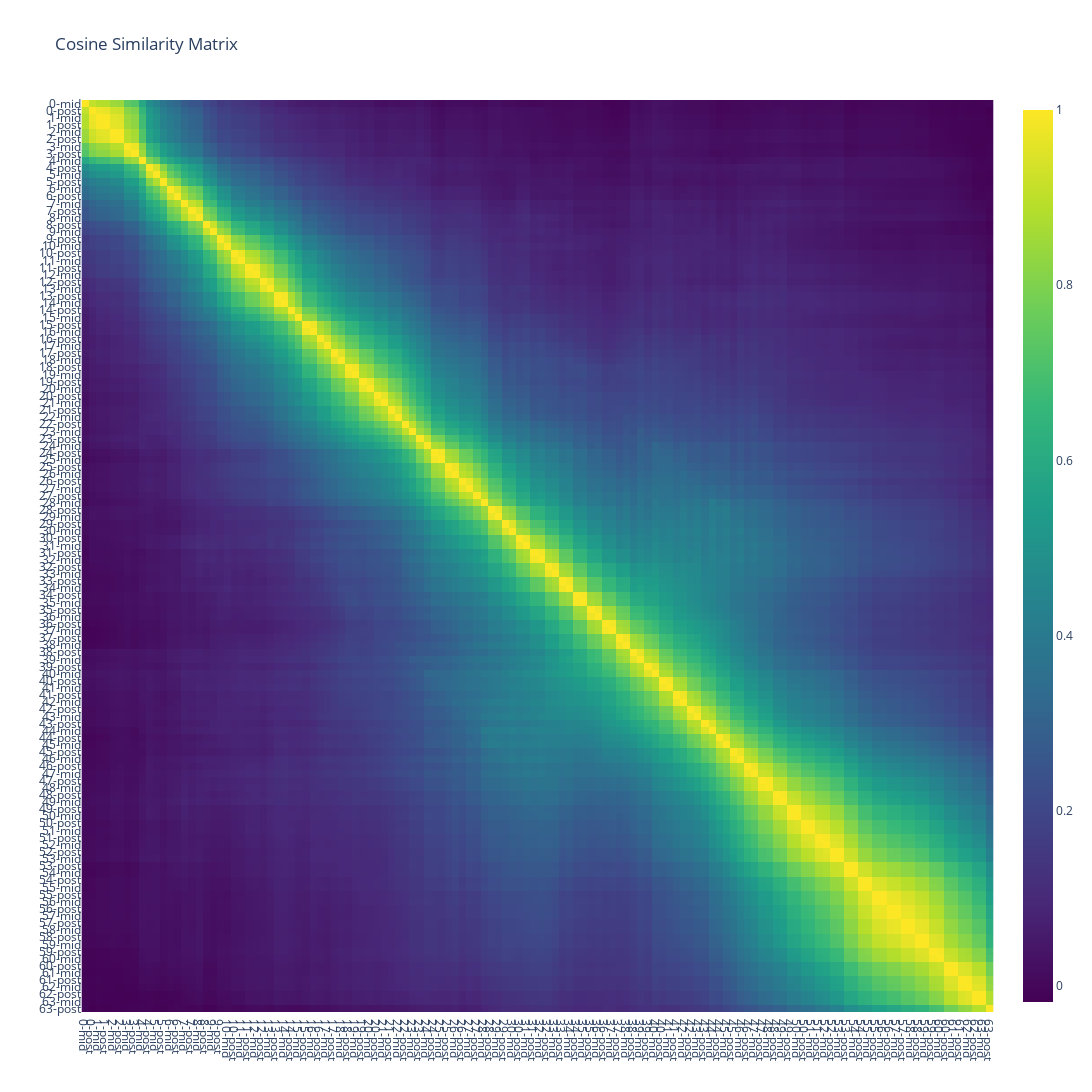

Notebook source saved alongside this figure:
### Markdown cell above
## Pairwise cosine of refusal directions at each layer

### Code cell
layer_names = sum([[f"{i}-mid", f"{i}-post"] for i in range(num_layers)], [])

dirs = refusal_dirs.reshape(-1, refusal_dirs.shape[-1])
A = dirs @ dirs.T

fig = px.imshow(
    # np.rad2deg(np.arccos(np.clip(A, 0.0, 1.0))),
    A,
    x=layer_names,
    y=layer_names,
    width=len(layer_names) * 14,
    height=len(layer_names) * 14,
    title="Cosine Similarity Matrix",
    color_continuous_scale="Viridis",
)
fig.update_layout(
    yaxis=dict(dtick=1),
    xaxis=dict(dtick=1),
)
# fig.update_traces(xgap=1, ygap=1)
fig.show()

### Figure 1 — Plotly figure (JSON) as saved in the notebook; plotly's stock layout.template omitted (floating-point values rounded to 4 significant figures; data arrays with more than 128 entries replaced by an {"elided": "..."} marker saying what was removed)
{"data": [{"coloraxis": "coloraxis", "hovertemplate": "x: %{x}<br>y: %{y}<br>color: %{z}<extra></extra>", "name": "0", "type": "heatmap", "x": ["0-mid", "0-post", "1-mid", "1-post", "2-mid", "2-post", "3-mid", "3-post", "4-mid", "4-post", "5-mid", "5-post", "6-mid", "6-post", "7-mid", "7-post", "8-mid", "8-post", "9-mid", "9-post", "10-mid", "10-post", "11-mid", "11-post", "12-mid", "12-post", "13-mid", "13-post", "14-mid", "14-post", "15-mid", "15-post", "16-mid", "16-post", "17-mid", "17-post", "18-mid", "18-post", "19-mid", "19-post", "20-mid", "20-post", "21-mid", "21-post", "22-mid", "22-post", "23-mid", "23-post", "24-mid", "24-post", "25-mid", "25-post", "26-mid", "26-post", "27-mid", "27-post", "28-mid", "28-post", "29-mid", "29-post", "30-mid", "30-post", "31-mid", "31-post", "32-mid", "32-post", "33-mid", "33-post", "34-mid", "34-post", "35-mid", "35-post", "36-mid", "36-post", "37-mid", "37-post", "38-mid", "38-post", "39-mid", "39-post", "40-mid", "40-post", "41-mid", "41-post", "42-mid", "42-post", "43-mid", "43-post", "44-mid", "44-post", "45-mid", "45-post", "46-mid", "46-post", "47-mid", "47-post", "48-mid", "48-post", "49-mid", "49-post", "50-mid", "50-post", "51-mid", "51-post", "52-mid", "52-post", "53-mid", "53-post", "54-mid", "54-post", "55-mid", "55-post", "56-mid", "56-post", "57-mid", "57-post", "58-mid", "58-post", "59-mid", "59-post", "60-mid", "60-post", "61-mid", "61-post", "62-mid", "62-post", "63-mid", "63-post"], "xaxis": "x", "y": ["0-mid", "0-post", "1-mid", "1-post", "2-mid", "2-post", "3-mid", "3-post", "4-mid", "4-post", "5-mid", "5-post", "6-mid", "6-post", "7-mid", "7-post", "8-mid", "8-post", "9-mid", "9-post", "10-mid", "10-post", "11-mid", "11-post", "12-mid", "12-post", "13-mid", "13-post", "14-mid", "14-post", "15-mid", "15-post", "16-mid", "16-post", "17-mid", "17-post", "18-mid", "18-post", "19-mid", "19-post", "20-mid", "20-post", "21-mid", "21-post", "22-mid", "22-post", "23-mid", "23-post", "24-mid", "24-post", "25-mid", "25-post", "26-mid", "26-post", "27-mid", "27-post", "28-mid", "28-post", "29-mid", "29-post", "30-mid", "30-post", "31-mid", "31-post", "32-mid", "32-post", "33-mid", "33-post", "34-mid", "34-post", "35-mid", "35-post", "36-mid", "36-post", "37-mid", "37-post", "38-mid", "38-post", "39-mid", "39-post", "40-mid", "40-post", "41-mid", "41-post", "42-mid", "42-post", "43-mid", "43-post", "44-mid", "44-post", "45-mid", "45-post", "46-mid", "46-post", "47-mid", "47-post", "48-mid", "48-post", "49-mid", "49-post", "50-mid", "50-post", "51-mid", "51-post", "52-mid", "52-post", "53-mid", "53-post", "54-mid", "54-post", "55-mid", "55-post", "56-mid", "56-post", "57-mid", "57-post", "58-mid", "58-post", "59-mid", "59-post", "60-mid", "60-post", "61-mid", "61-post", "62-mid", "62-post", "63-mid", "63-post"], "yaxis": "y", "z": {"elided": "128x128 float values"}}], "layout": {"coloraxis": {"colorscale": [[0, "#440154"], [0.1111, "#482878"], [0.2222, "#3e4989"], [0.3333, "#31688e"], [0.4444, "#26828e"], [0.5556, "#1f9e89"], [0.6667, "#35b779"], [0.7778, "#6ece58"], [0.8889, "#b5de2b"], [1, "#fde725"]]}, "height": 1792, "title": {"text": "Cosine Similarity Matrix"}, "width": 1792, "xaxis": {"anchor": "y", "constrain": "domain", "domain": [0, 1], "dtick": 1, "scaleanchor": "y"}, "yaxis": {"anchor": "x", "autorange": "reversed", "constrain": "domain", "domain": [0, 1], "dtick": 1}}}
